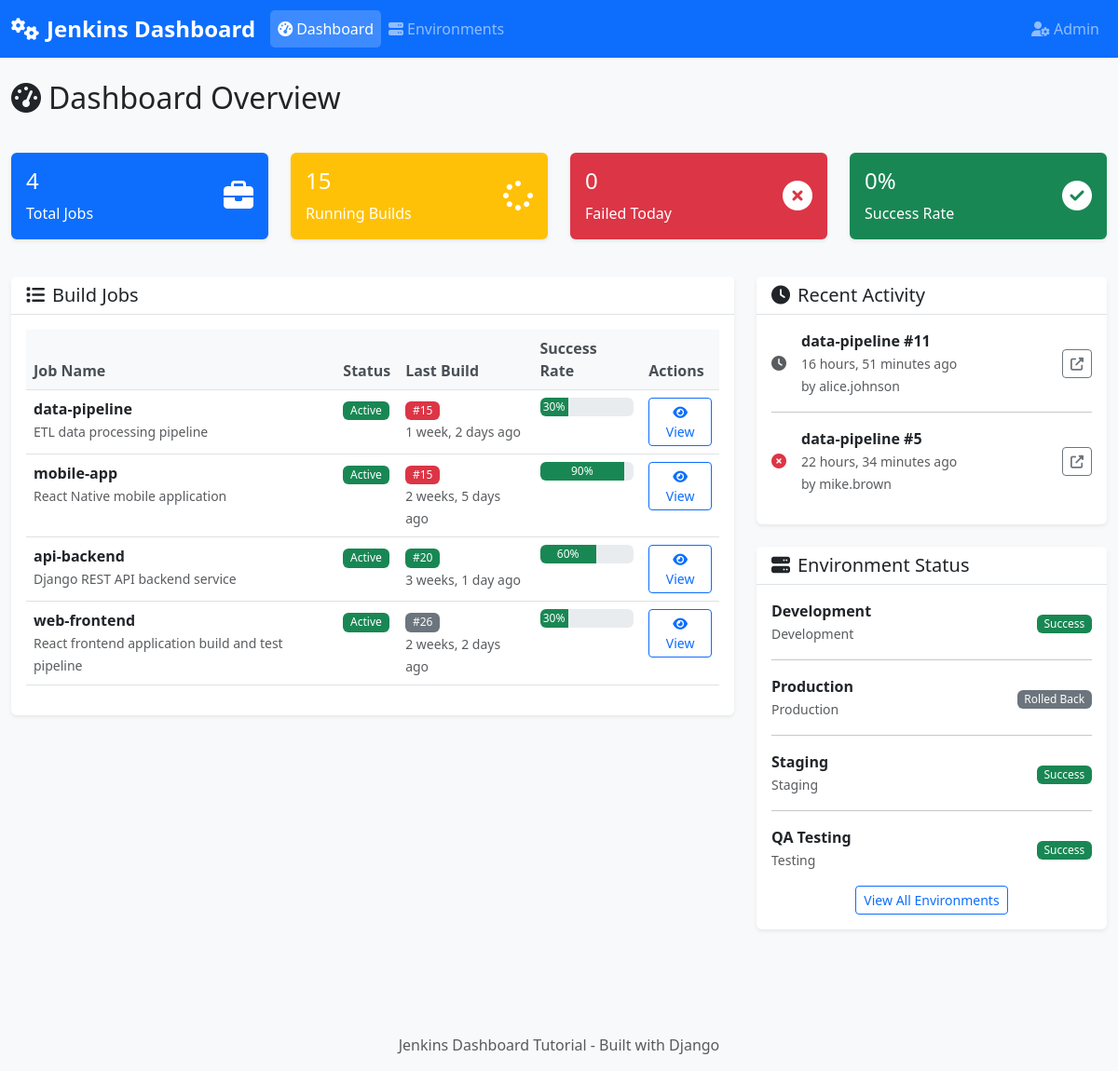
The page / on the database its author committed.
### dashboard/models.py (models this page shows, shortened)
class BuildJob(models.Model):
    STATUS_CHOICES = [
        ('active', 'Active'),
        ('disabled', 'Disabled'),
        ('archived', 'Archived'),
    ]
    name = models.CharField(max_length=200, unique=True)
    description = models.TextField(blank=True)
    repository_url = models.URLField(blank=True)
    branch = models.CharField(max_length=100, default='main')
    status = models.CharField(max_length=20, choices=STATUS_CHOICES, default='active')
    created_at = models.DateTimeField(auto_now_add=True)
    updated_at = models.DateTimeField(auto_now=True)
    class Meta:
        ordering = ['-updated_at']
    @property
    def latest_build(self):
        return self.build_runs.first()
    @property
    def success_rate(self):
        recent_builds = self.build_runs.all()[:10]
        if not recent_builds:
            return 0
        successful = sum(1 for build in recent_builds if build.status == 'success')
        return (successful / len(recent_builds)) * 100

class BuildRun(models.Model):
    STATUS_CHOICES = [
        ('pending', 'Pending'),
        ('running', 'Running'),
        ('success', 'Success'),
        ('failed', 'Failed'),
        ('aborted', 'Aborted'),
    ]
    job = models.ForeignKey(BuildJob, on_delete=models.CASCADE, related_name='build_runs')
    build_number = models.PositiveIntegerField()
    status = models.CharField(max_length=20, choices=STATUS_CHOICES, default='pending')
    commit_hash = models.CharField(max_length=40, blank=True)
    commit_message = models.TextField(blank=True)
    author = models.CharField(max_length=100, blank=True)
    started_at = models.DateTimeField(default=timezone.now)
    finished_at = models.DateTimeField(null=True, blank=True)
    duration = models.DurationField(null=True, blank=True)
    log_output = models.TextField(blank=True)
    class Meta:
        ordering = ['-build_number']
        unique_together = ['job', 'build_number']

class Environment(models.Model):
    ENV_TYPES = [
        ('development', 'Development'),
        ('staging', 'Staging'),
        ('production', 'Production'),
        ('testing', 'Testing'),
    ]
    name = models.CharField(max_length=100, unique=True)
    env_type = models.CharField(max_length=20, choices=ENV_TYPES)
    url = models.URLField(blank=True)
    description = models.TextField(blank=True)
    is_active = models.BooleanField(default=True)
    created_at = models.DateTimeField(auto_now_add=True)
    class Meta:
        ordering = ['env_type', 'name']

class Deployment(models.Model):
    STATUS_CHOICES = [
        ('pending', 'Pending'),
        ('deploying', 'Deploying'),
        ('success', 'Success'),
        ('failed', 'Failed'),
        ('rolled_back', 'Rolled Back'),
    ]
    build_run = models.ForeignKey(BuildRun, on_delete=models.CASCADE, related_name='deployments')
    environment = models.ForeignKey(Environment, on_delete=models.CASCADE, related_name='deployments')
    status = models.CharField(max_length=20, choices=STATUS_CHOICES, default='pending')
    deployed_by = models.CharField(max_length=100, blank=True)
    deployed_at = models.DateTimeField(default=timezone.now)
    completed_at = models.DateTimeField(null=True, blank=True)
    notes = models.TextField(blank=True)
    class Meta:
        ordering = ['-deployed_at']
        unique_together = ['build_run', 'environment']

### dashboard/views.py (the view)
# urls.py: path('', views.dashboard_overview, name='overview'),
def dashboard_overview(request):
    jobs = BuildJob.objects.filter(status='active').prefetch_related('build_runs')
    recent_builds = BuildRun.objects.filter(
        started_at__gte=timezone.now() - timedelta(hours=24)
    ).select_related('job')[:10]
    environments = Environment.objects.filter(is_active=True).prefetch_related('deployments')
    total_jobs = jobs.count()
    running_builds = BuildRun.objects.filter(status__in=['pending', 'running']).count()
    failed_builds_today = BuildRun.objects.filter(
        started_at__gte=timezone.now().replace(hour=0, minute=0, second=0),
        status='failed'
    ).count()
    builds_today = BuildRun.objects.filter(
        started_at__gte=timezone.now().replace(hour=0, minute=0, second=0)
    )
    success_rate = 0
    if builds_today.exists():
        successful_today = builds_today.filter(status='success').count()
        success_rate = (successful_today / builds_today.count()) * 100
    context = {
        'jobs': jobs,
        'recent_builds': recent_builds,
        'environments': environments,
        'stats': {
            'total_jobs': total_jobs,
            'running_builds': running_builds,
            'failed_builds_today': failed_builds_today,
            'success_rate': round(success_rate, 1),
        }
    }
    return render(request, 'dashboard/overview.html', context)

### dashboard/templates/dashboard/overview.html (shortened to what this page needs)
{% extends 'dashboard/base.html' %}
{% block content %}
<div class="row mb-4">
    <div class="col-12">
        <h1 class="h2 mb-3">
            <i class="fas fa-tachometer-alt me-2"></i>Dashboard Overview
        </h1>
    </div>
</div>
<div class="row mb-4">
    <div class="col-md-3 mb-3">
        <div class="card bg-primary text-white">
            <div class="card-body">
                <div class="d-flex justify-content-between">
                    <div>
                        <h4 class="card-title">{{ stats.total_jobs }}</h4>
                        <p class="card-text">Total Jobs</p>
                    </div>
                    <div class="align-self-center">
                        <i class="fas fa-briefcase fa-2x"></i>
                    </div>
                </div>
            </div>
        </div>
    </div>
    <div class="col-md-3 mb-3">
        <div class="card bg-warning text-white">
            <div class="card-body">
                <div class="d-flex justify-content-between">
                    <div>
                        <h4 class="card-title">{{ stats.running_builds }}</h4>
                        <p class="card-text">Running Builds</p>
                    </div>
                    <div class="align-self-center">
                        <i class="fas fa-spinner fa-2x"></i>
                    </div>
                </div>
            </div>
        </div>
    </div>
    <div class="col-md-3 mb-3">
        <div class="card bg-danger text-white">
            <div class="card-body">
                <div class="d-flex justify-content-between">
                    <div>
                        <h4 class="card-title">{{ stats.failed_builds_today }}</h4>
                        <p class="card-text">Failed Today</p>
                    </div>
                    <div class="align-self-center">
                        <i class="fas fa-times-circle fa-2x"></i>
                    </div>
                </div>
            </div>
        </div>
    </div>
    <div class="col-md-3 mb-3">
        <div class="card bg-success text-white">
            <div class="card-body">
                <div class="d-flex justify-content-between">
                    <div>
                        <h4 class="card-title">{{ stats.success_rate }}%</h4>
                        <p class="card-text">Success Rate</p>
                    </div>
                    <div class="align-self-center">
                        <i class="fas fa-check-circle fa-2x"></i>
                    </div>
                </div>
            </div>
        </div>
    </div>
</div>
<div class="row">
    <div class="col-lg-8 mb-4">
        <div class="card">
            <div class="card-header">
                <h5 class="card-title mb-0">
                    <i class="fas fa-list me-2"></i>Build Jobs
                </h5>
            </div>
            <div class="card-body">
                {% if jobs %}
                    <div class="table-responsive">
                        <table class="table table-hover">
                            <thead>
                                <tr>
                                    <th>Job Name</th>
                                    <th>Status</th>
                                    <th>Last Build</th>
                                    <th>Success Rate</th>
                                    <th>Actions</th>
                                </tr>
                            </thead>
                            <tbody>
                                {% for job in jobs %}
                                <tr>
                                    <td>
                                        <strong>{{ job.name }}</strong>
                                        {% if job.description %}
                                            <br><small class="text-muted">{{ job.description|truncatechars:50 }}</small>
                                        {% endif %}
                                    </td>
                                    <td>
                                        <span class="badge bg-{% if job.status == 'active' %}success{% elif job.status == 'disabled' %}warning{% else %}secondary{% endif %}">
                                            {{ job.get_status_display }}
                                        </span>
                                    </td>
                                    <td>
                                        {% if job.latest_build %}
                                            <span class="badge bg-{% if job.latest_build.status == 'success' %}success{% elif job.latest_build.status == 'failed' %}danger{% elif job.latest_build.status == 'running' %}warning{% else %}secondary{% endif %}">
                                                #{{ job.latest_build.build_number }}
                                            </span>
                                            <br><small class="text-muted">{{ job.latest_build.started_at|timesince }} ago</small>
                                        {% else %}
                                            <span class="text-muted">No builds</span>
                                        {% endif %}
                                    </td>
                                    <td>
                                        <div class="progress" style="height: 20px;">
                                            <div class="progress-bar bg-success" role="progressbar"
                                                 style="width: {{ job.success_rate }}%">
                                                {{ job.success_rate|floatformat:0 }}%
                                            </div>
                                        </div>
                                    </td>
                                    <td>
                                        <a href="{% url 'dashboard:job_detail' job.id %}" class="btn btn-sm btn-outline-primary">
                                            <i class="fas fa-eye"></i> View
                                        </a>
                                    </td>
                                </tr>
                                {% endfor %}
                            </tbody>
                        </table>
                    </div>
                {% else %}
                    <div class="text-center py-4">
                        <i class="fas fa-inbox fa-3x text-muted mb-3"></i>
                        <p class="text-muted">No build jobs found. Create some jobs in the admin panel to get started.</p>
                        <a href="/admin/" class="btn btn-primary">Go to Admin</a>
                    </div>
                {% endif %}
            </div>
        </div>
    </div>
    <div class="col-lg-4 mb-4">
        <div class="card">
            <div class="card-header">
                <h5 class="card-title mb-0">
                    <i class="fas fa-clock me-2"></i>Recent Activity
                </h5>
            </div>
            <div class="card-body">
                {% if recent_builds %}
                    {% for build in recent_builds %}
                    <div class="d-flex align-items-center mb-3">
                        <div class="me-3">
                            <i class="fas fa-{% if build.status == 'success' %}check-circle text-success{% elif build.status == 'failed' %}times-circle text-danger{% elif build.status == 'running' %}spinner fa-spin text-warning{% else %}clock text-muted{% endif %}"></i>
                        </div>
                        <div class="flex-grow-1">
                            <div class="fw-bold">{{ build.job.name }} #{{ build.build_number }}</div>
                            <small class="text-muted">{{ build.started_at|timesince }} ago</small>
                            {% if build.author %}
                                <br><small class="text-muted">by {{ build.author }}</small>
                            {% endif %}
                        </div>
                        <div>
                            <a href="{% url 'dashboard:build_detail' build.id %}" class="btn btn-sm btn-outline-secondary">
                                <i class="fas fa-external-link-alt"></i>
                            </a>
                        </div>
                    </div>
                    {% if not forloop.last %}<hr>{% endif %}
                    {% endfor %}
                {% else %}
                    <div class="text-center py-4">
                        <i class="fas fa-history fa-2x text-muted mb-2"></i>
                        <p class="text-muted">No recent activity</p>
                    </div>
                {% endif %}
            </div>
        </div>
        <div class="card mt-4">
            <div class="card-header">
                <h5 class="card-title mb-0">
                    <i class="fas fa-server me-2"></i>Environment Status
                </h5>
            </div>
            <div class="card-body">
                {% if environments %}
                    {% for env in environments %}
                    <div class="d-flex justify-content-between align-items-center mb-2">
                        <div>
                            <strong>{{ env.name }}</strong>
                            <br><small class="text-muted">{{ env.get_env_type_display }}</small>
                        </div>
                        <div>
                            {% with env.deployments.first as latest %}
                                {% if latest %}
                                    <span class="badge bg-{% if latest.status == 'success' %}success{% elif latest.status == 'failed' %}danger{% elif latest.status == 'deploying' %}warning{% else %}secondary{% endif %}">
                                        {{ latest.get_status_display }}
                                    </span>
                                {% else %}
                                    <span class="badge bg-secondary">No deployments</span>
                                {% endif %}
                            {% endwith %}
                        </div>
                    </div>
                    {% if not forloop.last %}<hr>{% endif %}
                    {% endfor %}
                    <div class="text-center mt-3">
                        <a href="{% url 'dashboard:environments' %}" class="btn btn-sm btn-outline-primary">
                            View All Environments
                        </a>
                    </div>
                {% else %}
                    <div class="text-center py-3">
                        <i class="fas fa-server fa-2x text-muted mb-2"></i>
                        <p class="text-muted">No environments configured</p>
                    </div>
                {% endif %}
            </div>
        </div>
    </div>
</div>
{% endblock %}

### rows shown on the page
BuildJob: name "data-pipeline", description "ETL data processing pipeline", status "Active", latest_build.build_number "15", latest_build.started_at "1 week, 2 days", success_rate "30"
BuildJob: name "mobile-app", description "React Native mobile application", status "Active", latest_build.build_number "15", latest_build.started_at "2 weeks, 5 days", success_rate "90"
BuildJob: name "api-backend", description "Django REST API backend service", status "Active", latest_build.build_number "20", latest_build.started_at "3 weeks, 1 day", success_rate "60"
BuildJob: name "web-frontend", description "React frontend application build and test pipeline", status "Active", latest_build.build_number "26", latest_build.started_at "2 weeks, 2 days", success_rate "30"
BuildRun: job.name "data-pipeline", build_number "11", started_at "16 hours, 51 minutes", author "alice.johnson"
BuildRun: job.name "data-pipeline", build_number "5", started_at "22 hours, 34 minutes", author "mike.brown"
Environment: name "Development", env_type "Development", deployments.first.status "Success"
Environment: name "Production", env_type "Production", deployments.first.status "Rolled Back"
Environment: name "Staging", env_type "Staging", deployments.first.status "Success"
Environment: name "QA Testing", env_type "Testing", deployments.first.status "Success"

### other values the page prints
{{ stats.total_jobs }} "4"
{{ stats.running_builds }} "15"
{{ stats.failed_builds_today }} "0"
{{ stats.success_rate }} "0"
